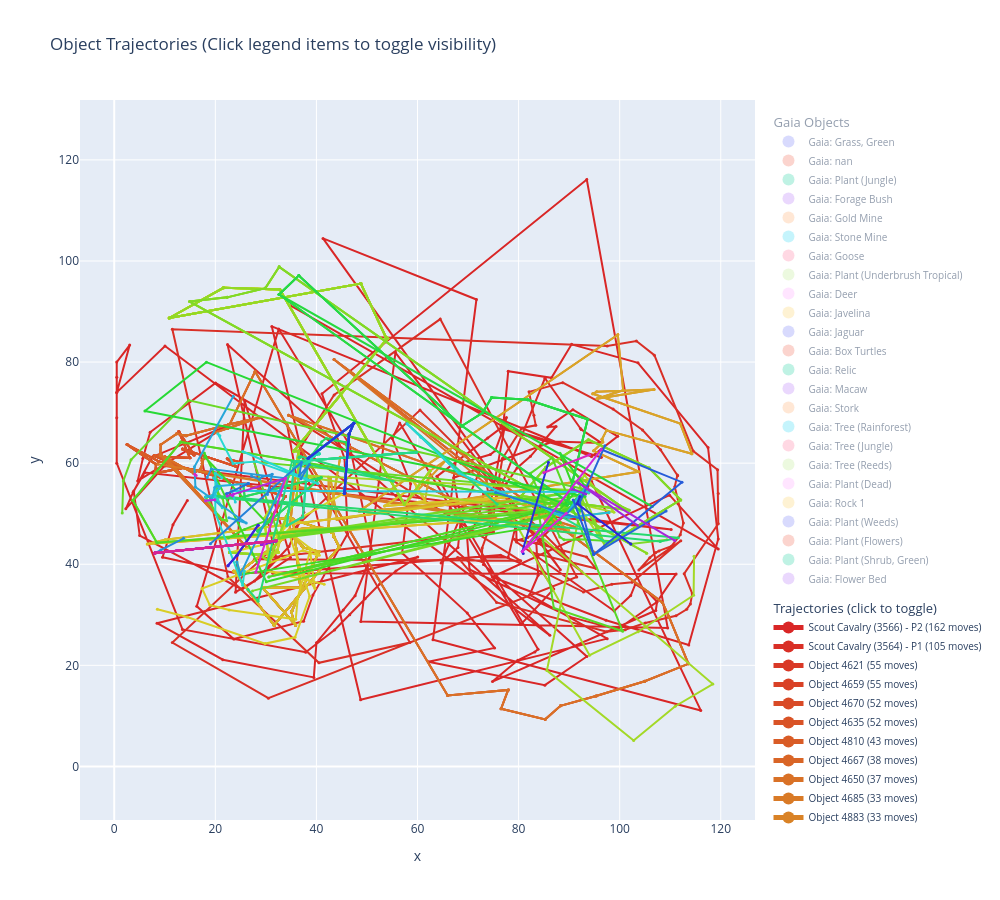

Notebook source saved alongside this figure:
### Code cell
# Create interactive plot with toggleable trajectories
fig = go.Figure()

# Add gaia objects as scatter (background layer)
for name in gaia_df["name"].astype(str).unique():
    subset = gaia_df[gaia_df["name"].astype(str) == name]
    fig.add_trace(
        go.Scatter(
            x=subset["x"],
            y=subset["y"],
            mode="markers",
            marker=dict(size=4, opacity=0.5),
            name=f"Gaia: {name}",
            legendgroup="gaia",
            legendgrouptitle_text="Gaia Objects",
            visible="legendonly",  # Hidden by default to reduce clutter
        )
    )

# Generate distinct colors for trajectories
import colorsys

n_trajectories = len(trajectories)
traj_colors = [
    f"hsl({int(i * 360 / n_trajectories)}, 70%, 50%)" for i in range(n_trajectories)
]

# Add each trajectory as a line
for i, (obj_id, positions) in enumerate(
    sorted(trajectories.items(), key=lambda x: -len(x[1]))
):
    if len(positions) < 2:
        continue  # Skip objects with only 1 move command

    x_coords = [p[0] for p in positions]
    y_coords = [p[1] for p in positions]

    # Get name from lookup or use generic
    label = object_names.get(obj_id, f"Object {obj_id}")

    fig.add_trace(
        go.Scatter(
            x=x_coords,
            y=y_coords,
            mode="lines+markers",
            line=dict(width=2, color=traj_colors[i % len(traj_colors)]),
            marker=dict(size=3),
            name=f"{label} ({len(positions)} moves)",
            legendgroup="trajectories",
            legendgrouptitle_text="Trajectories (click to toggle)",
            hovertemplate=f"{label}<br>x: %{{x:.1f}}<br>y: %{{y:.1f}}<extra></extra>",
        )
    )

# Layout
fig.update_layout(
    title="Object Trajectories (Click legend items to toggle visibility)",
    xaxis_title="x",
    yaxis_title="y",
    width=1000,
    height=900,
    yaxis=dict(scaleanchor="x", scaleratio=1),
    legend=dict(
        yanchor="top",
        y=0.99,
        xanchor="left",
        x=1.02,
        bgcolor="rgba(255,255,255,0.8)",
        font=dict(size=10),
        itemsizing="constant",
    ),
    hovermode="closest",
)

fig.show()
